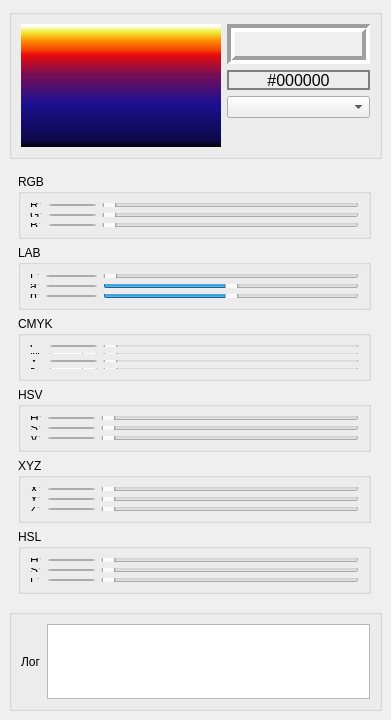
<?xml version="1.0" encoding="UTF-8"?>
<ui version="4.0">
 <class>MainWindow</class>
 <widget class="QMainWindow" name="MainWindow">
  <property name="geometry">
   <rect>
    <x>0</x>
    <y>0</y>
    <width>391</width>
    <height>720</height>
   </rect>
  </property>
  <property name="minimumSize">
   <size>
    <width>391</width>
    <height>720</height>
   </size>
  </property>
  <property name="maximumSize">
   <size>
    <width>391</width>
    <height>720</height>
   </size>
  </property>
  <property name="windowTitle">
   <string>MainWindow</string>
  </property>
  <widget class="QWidget" name="centralwidget">
   <layout class="QHBoxLayout" name="horizontalLayout">
    <item>
     <layout class="QVBoxLayout" name="colors_layout">
      <item>
       <widget class="QGroupBox" name="groupBox">
        <property name="minimumSize">
         <size>
          <width>0</width>
          <height>150</height>
         </size>
        </property>
        <property name="maximumSize">
         <size>
          <width>16777215</width>
          <height>150</height>
         </size>
        </property>
        <property name="title">
         <string/>
        </property>
        <layout class="QHBoxLayout" name="horizontalLayout_9">
         <item>
          <layout class="QHBoxLayout" name="horizontalLayout_2">
           <item>
            <widget class="Palette" name="colorPicker">
             <property name="minimumSize">
              <size>
               <width>200</width>
               <height>60</height>
              </size>
             </property>
             <property name="maximumSize">
              <size>
               <width>200</width>
               <height>16777215</height>
              </size>
             </property>
             <property name="styleSheet">
              <string notr="true">background-color: qlineargradient(spread:pad, x1:0, y1:1, x2:0, y2:0, stop:0 rgba(0, 0, 0, 255), stop:0.05 rgba(14, 8, 73, 255), stop:0.36 rgba(28, 17, 145, 255), stop:0.6 rgba(126, 14, 81, 255), stop:0.75 rgba(234, 11, 11, 255), stop:0.79 rgba(244, 70, 5, 255), stop:0.86 rgba(255, 136, 0, 255), stop:0.935 rgba(239, 236, 55, 255), stop:0.985 rgba(255, 255, 255, 255));</string>
             </property>
             <property name="text">
              <string/>
             </property>
            </widget>
           </item>
           <item>
            <layout class="QVBoxLayout" name="verticalLayout_2">
             <item>
              <widget class="QLabel" name="selectedColor">
               <property name="minimumSize">
                <size>
                 <width>0</width>
                 <height>40</height>
                </size>
               </property>
               <property name="maximumSize">
                <size>
                 <width>16777215</width>
                 <height>60</height>
                </size>
               </property>
               <property name="autoFillBackground">
                <bool>true</bool>
               </property>
               <property name="frameShape">
                <enum>QFrame::Box</enum>
               </property>
               <property name="frameShadow">
                <enum>QFrame::Sunken</enum>
               </property>
               <property name="lineWidth">
                <number>4</number>
               </property>
               <property name="midLineWidth">
                <number>0</number>
               </property>
               <property name="text">
                <string/>
               </property>
              </widget>
             </item>
             <item>
              <widget class="QLabel" name="selectedColorHex">
               <property name="maximumSize">
                <size>
                 <width>16777215</width>
                 <height>20</height>
                </size>
               </property>
               <property name="font">
                <font>
                 <pointsize>12</pointsize>
                </font>
               </property>
               <property name="styleSheet">
                <string notr="true">border : 2px solid gray;</string>
               </property>
               <property name="text">
                <string>#000000</string>
               </property>
               <property name="alignment">
                <set>Qt::AlignCenter</set>
               </property>
              </widget>
             </item>
             <item>
              <widget class="QComboBox" name="comboBox">
               <property name="acceptDrops">
                <bool>false</bool>
               </property>
              </widget>
             </item>
             <item>
              <spacer name="verticalSpacer">
               <property name="orientation">
                <enum>Qt::Vertical</enum>
               </property>
               <property name="sizeHint" stdset="0">
                <size>
                 <width>20</width>
                 <height>40</height>
                </size>
               </property>
              </spacer>
             </item>
            </layout>
           </item>
          </layout>
         </item>
        </layout>
       </widget>
      </item>
      <item>
       <widget class="QWidget" name="widget" native="true">
        <property name="minimumSize">
         <size>
          <width>371</width>
          <height>438</height>
         </size>
        </property>
        <property name="maximumSize">
         <size>
          <width>371</width>
          <height>438</height>
         </size>
        </property>
        <layout class="QVBoxLayout" name="verticalLayout_3">
         <item>
          <layout class="QVBoxLayout" name="verticalLayout">
           <item>
            <widget class="QGroupBox" name="rgb_block">
             <property name="title">
              <string>RGB</string>
             </property>
             <layout class="QHBoxLayout" name="horizontalLayout_3">
              <item>
               <layout class="QGridLayout" name="gridLayout">
                <item row="0" column="1">
                 <widget class="QSpinBox" name="r_rgb_spin">
                  <property name="maximum">
                   <number>255</number>
                  </property>
                 </widget>
                </item>
                <item row="2" column="0">
                 <widget class="QLabel" name="label_5">
                  <property name="text">
                   <string>B:</string>
                  </property>
                 </widget>
                </item>
                <item row="0" column="2">
                 <widget class="QSlider" name="r_rgb_slider">
                  <property name="maximum">
                   <number>255</number>
                  </property>
                  <property name="orientation">
                   <enum>Qt::Horizontal</enum>
                  </property>
                 </widget>
                </item>
                <item row="1" column="0">
                 <widget class="QLabel" name="label_4">
                  <property name="text">
                   <string>G:</string>
                  </property>
                 </widget>
                </item>
                <item row="1" column="1">
                 <widget class="QSpinBox" name="g_rgb_spin">
                  <property name="maximum">
                   <number>255</number>
                  </property>
                 </widget>
                </item>
                <item row="1" column="2">
                 <widget class="QSlider" name="g_rgb_slider">
                  <property name="maximum">
                   <number>255</number>
                  </property>
                  <property name="orientation">
                   <enum>Qt::Horizontal</enum>
                  </property>
                 </widget>
                </item>
                <item row="2" column="1">
                 <widget class="QSpinBox" name="b_rgb_spin">
                  <property name="maximum">
                   <number>255</number>
                  </property>
                 </widget>
                </item>
                <item row="2" column="2">
                 <widget class="QSlider" name="b_rgb_slider">
                  <property name="maximum">
                   <number>255</number>
                  </property>
                  <property name="orientation">
                   <enum>Qt::Horizontal</enum>
                  </property>
                 </widget>
                </item>
                <item row="0" column="0">
                 <widget class="QLabel" name="label_3">
                  <property name="text">
                   <string>R:</string>
                  </property>
                 </widget>
                </item>
               </layout>
              </item>
             </layout>
            </widget>
           </item>
           <item>
            <widget class="QGroupBox" name="lab_block">
             <property name="title">
              <string>LAB</string>
             </property>
             <layout class="QHBoxLayout" name="horizontalLayout_4">
              <item>
               <layout class="QGridLayout" name="gridLayout_2">
                <item row="0" column="0">
                 <widget class="QLabel" name="label_6">
                  <property name="text">
                   <string>L:</string>
                  </property>
                 </widget>
                </item>
                <item row="0" column="1">
                 <widget class="QSpinBox" name="l_lab_spin">
                  <property name="maximum">
                   <number>100</number>
                  </property>
                 </widget>
                </item>
                <item row="0" column="2">
                 <widget class="QSlider" name="l_lab_slider">
                  <property name="maximum">
                   <number>100</number>
                  </property>
                  <property name="orientation">
                   <enum>Qt::Horizontal</enum>
                  </property>
                 </widget>
                </item>
                <item row="1" column="0">
                 <widget class="QLabel" name="label_7">
                  <property name="text">
                   <string>a:</string>
                  </property>
                 </widget>
                </item>
                <item row="1" column="1">
                 <widget class="QSpinBox" name="a_lab_spin">
                  <property name="minimum">
                   <number>-128</number>
                  </property>
                  <property name="maximum">
                   <number>128</number>
                  </property>
                 </widget>
                </item>
                <item row="1" column="2">
                 <widget class="QSlider" name="a_lab_slider">
                  <property name="minimum">
                   <number>-128</number>
                  </property>
                  <property name="maximum">
                   <number>128</number>
                  </property>
                  <property name="orientation">
                   <enum>Qt::Horizontal</enum>
                  </property>
                 </widget>
                </item>
                <item row="2" column="0">
                 <widget class="QLabel" name="label_8">
                  <property name="text">
                   <string>b:</string>
                  </property>
                 </widget>
                </item>
                <item row="2" column="1">
                 <widget class="QSpinBox" name="b_lab_spin">
                  <property name="minimum">
                   <number>-128</number>
                  </property>
                  <property name="maximum">
                   <number>128</number>
                  </property>
                 </widget>
                </item>
                <item row="2" column="2">
                 <widget class="QSlider" name="b_lab_slider">
                  <property name="minimum">
                   <number>-128</number>
                  </property>
                  <property name="maximum">
                   <number>128</number>
                  </property>
                  <property name="orientation">
                   <enum>Qt::Horizontal</enum>
                  </property>
                 </widget>
                </item>
               </layout>
              </item>
             </layout>
            </widget>
           </item>
           <item>
            <widget class="QGroupBox" name="cmyk_block">
             <property name="title">
              <string>CMYK</string>
             </property>
             <layout class="QVBoxLayout" name="verticalLayout_3">
              <item>
               <layout class="QGridLayout" name="gridLayout_3">
                <item row="3" column="1">
                 <widget class="QSpinBox" name="k_cmyk_spin">
                  <property name="maximum">
                   <number>100</number>
                  </property>
                 </widget>
                </item>
                <item row="2" column="2">
                 <widget class="QSlider" name="y_cmyk_slider">
                  <property name="maximum">
                   <number>100</number>
                  </property>
                  <property name="orientation">
                   <enum>Qt::Horizontal</enum>
                  </property>
                 </widget>
                </item>
                <item row="1" column="2">
                 <widget class="QSlider" name="m_cmyk_slider">
                  <property name="maximum">
                   <number>100</number>
                  </property>
                  <property name="orientation">
                   <enum>Qt::Horizontal</enum>
                  </property>
                 </widget>
                </item>
                <item row="0" column="1">
                 <widget class="QSpinBox" name="c_cmyk_spin">
                  <property name="maximum">
                   <number>100</number>
                  </property>
                 </widget>
                </item>
                <item row="2" column="1">
                 <widget class="QSpinBox" name="y_cmyk_spin">
                  <property name="maximum">
                   <number>100</number>
                  </property>
                 </widget>
                </item>
                <item row="1" column="1">
                 <widget class="QSpinBox" name="m_cmyk_spin">
                  <property name="maximum">
                   <number>100</number>
                  </property>
                 </widget>
                </item>
                <item row="2" column="0">
                 <widget class="QLabel" name="label_11">
                  <property name="text">
                   <string>Y:</string>
                  </property>
                 </widget>
                </item>
                <item row="3" column="0">
                 <widget class="QLabel" name="label_12">
                  <property name="text">
                   <string>K:</string>
                  </property>
                 </widget>
                </item>
                <item row="1" column="0">
                 <widget class="QLabel" name="label_10">
                  <property name="text">
                   <string>M:</string>
                  </property>
                 </widget>
                </item>
                <item row="3" column="2">
                 <widget class="QSlider" name="k_cmyk_slider">
                  <property name="maximum">
                   <number>100</number>
                  </property>
                  <property name="orientation">
                   <enum>Qt::Horizontal</enum>
                  </property>
                 </widget>
                </item>
                <item row="0" column="2">
                 <widget class="QSlider" name="c_cmyk_slider">
                  <property name="maximum">
                   <number>100</number>
                  </property>
                  <property name="orientation">
                   <enum>Qt::Horizontal</enum>
                  </property>
                 </widget>
                </item>
                <item row="0" column="0">
                 <widget class="QLabel" name="label_9">
                  <property name="text">
                   <string>C:</string>
                  </property>
                 </widget>
                </item>
               </layout>
              </item>
             </layout>
            </widget>
           </item>
           <item>
            <widget class="QGroupBox" name="hsv_block">
             <property name="title">
              <string>HSV</string>
             </property>
             <layout class="QHBoxLayout" name="horizontalLayout_6">
              <item>
               <layout class="QGridLayout" name="gridLayout_5">
                <item row="0" column="0">
                 <widget class="QLabel" name="label_16">
                  <property name="text">
                   <string>H:</string>
                  </property>
                 </widget>
                </item>
                <item row="0" column="1">
                 <widget class="QSpinBox" name="h_hsv_spin">
                  <property name="maximum">
                   <number>360</number>
                  </property>
                 </widget>
                </item>
                <item row="0" column="2">
                 <widget class="QSlider" name="h_hsv_slider">
                  <property name="maximum">
                   <number>360</number>
                  </property>
                  <property name="orientation">
                   <enum>Qt::Horizontal</enum>
                  </property>
                 </widget>
                </item>
                <item row="1" column="0">
                 <widget class="QLabel" name="label_17">
                  <property name="text">
                   <string>S:</string>
                  </property>
                 </widget>
                </item>
                <item row="1" column="1">
                 <widget class="QSpinBox" name="s_hsv_spin">
                  <property name="maximum">
                   <number>100</number>
                  </property>
                 </widget>
                </item>
                <item row="1" column="2">
                 <widget class="QSlider" name="s_hsv_slider">
                  <property name="maximum">
                   <number>100</number>
                  </property>
                  <property name="orientation">
                   <enum>Qt::Horizontal</enum>
                  </property>
                 </widget>
                </item>
                <item row="2" column="0">
                 <widget class="QLabel" name="label_18">
                  <property name="text">
                   <string>V:</string>
                  </property>
                 </widget>
                </item>
                <item row="2" column="1">
                 <widget class="QSpinBox" name="v_hsv_spin">
                  <property name="maximum">
                   <number>100</number>
                  </property>
                 </widget>
                </item>
                <item row="2" column="2">
                 <widget class="QSlider" name="v_hsv_slider">
                  <property name="maximum">
                   <number>100</number>
                  </property>
                  <property name="orientation">
                   <enum>Qt::Horizontal</enum>
                  </property>
                 </widget>
                </item>
               </layout>
              </item>
             </layout>
            </widget>
           </item>
           <item>
            <widget class="QGroupBox" name="xyz_block">
             <property name="title">
              <string>XYZ</string>
             </property>
             <layout class="QVBoxLayout" name="verticalLayout_7">
              <item>
               <layout class="QGridLayout" name="gridLayout_6">
                <item row="2" column="1">
                 <widget class="QSpinBox" name="z_xyz_spin">
                  <property name="maximum">
                   <number>100</number>
                  </property>
                 </widget>
                </item>
                <item row="1" column="0">
                 <widget class="QLabel" name="label_21">
                  <property name="text">
                   <string>Y:</string>
                  </property>
                 </widget>
                </item>
                <item row="0" column="1">
                 <widget class="QSpinBox" name="x_xyz_spin">
                  <property name="maximum">
                   <number>100</number>
                  </property>
                 </widget>
                </item>
                <item row="1" column="1">
                 <widget class="QSpinBox" name="y_xyz_spin">
                  <property name="maximum">
                   <number>100</number>
                  </property>
                 </widget>
                </item>
                <item row="0" column="2">
                 <widget class="QSlider" name="x_xyz_slider">
                  <property name="maximum">
                   <number>100</number>
                  </property>
                  <property name="orientation">
                   <enum>Qt::Horizontal</enum>
                  </property>
                 </widget>
                </item>
                <item row="2" column="2">
                 <widget class="QSlider" name="z_xyz_slider">
                  <property name="maximum">
                   <number>100</number>
                  </property>
                  <property name="orientation">
                   <enum>Qt::Horizontal</enum>
                  </property>
                 </widget>
                </item>
                <item row="2" column="0">
                 <widget class="QLabel" name="label_19">
                  <property name="text">
                   <string>Z:</string>
                  </property>
                 </widget>
                </item>
                <item row="1" column="2">
                 <widget class="QSlider" name="y_xyz_slider">
                  <property name="maximum">
                   <number>100</number>
                  </property>
                  <property name="orientation">
                   <enum>Qt::Horizontal</enum>
                  </property>
                 </widget>
                </item>
                <item row="0" column="0">
                 <widget class="QLabel" name="label_22">
                  <property name="text">
                   <string>X:</string>
                  </property>
                 </widget>
                </item>
               </layout>
              </item>
             </layout>
            </widget>
           </item>
           <item>
            <widget class="QGroupBox" name="hsl_block">
             <property name="title">
              <string>HSL</string>
             </property>
             <layout class="QHBoxLayout" name="horizontalLayout_5">
              <item>
               <layout class="QGridLayout" name="gridLayout_4">
                <item row="0" column="0">
                 <widget class="QLabel" name="label_13">
                  <property name="text">
                   <string>H:</string>
                  </property>
                 </widget>
                </item>
                <item row="0" column="1">
                 <widget class="QSpinBox" name="h_hsl_spin">
                  <property name="maximum">
                   <number>360</number>
                  </property>
                 </widget>
                </item>
                <item row="0" column="2">
                 <widget class="QSlider" name="h_hsl_slider">
                  <property name="maximum">
                   <number>360</number>
                  </property>
                  <property name="orientation">
                   <enum>Qt::Horizontal</enum>
                  </property>
                 </widget>
                </item>
                <item row="1" column="0">
                 <widget class="QLabel" name="label_14">
                  <property name="text">
                   <string>S:</string>
                  </property>
                 </widget>
                </item>
                <item row="1" column="1">
                 <widget class="QSpinBox" name="s_hsl_spin">
                  <property name="maximum">
                   <number>100</number>
                  </property>
                 </widget>
                </item>
                <item row="1" column="2">
                 <widget class="QSlider" name="s_hsl_slider">
                  <property name="maximum">
                   <number>100</number>
                  </property>
                  <property name="orientation">
                   <enum>Qt::Horizontal</enum>
                  </property>
                 </widget>
                </item>
                <item row="2" column="0">
                 <widget class="QLabel" name="label_15">
                  <property name="text">
                   <string>L:</string>
                  </property>
                 </widget>
                </item>
                <item row="2" column="1">
                 <widget class="QSpinBox" name="l_hsl_spin">
                  <property name="maximum">
                   <number>100</number>
                  </property>
                 </widget>
                </item>
                <item row="2" column="2">
                 <widget class="QSlider" name="l_hsl_slider">
                  <property name="maximum">
                   <number>100</number>
                  </property>
                  <property name="orientation">
                   <enum>Qt::Horizontal</enum>
                  </property>
                 </widget>
                </item>
               </layout>
              </item>
             </layout>
            </widget>
           </item>
          </layout>
         </item>
        </layout>
       </widget>
      </item>
      <item>
       <widget class="QGroupBox" name="groupBox_2">
        <property name="minimumSize">
         <size>
          <width>0</width>
          <height>100</height>
         </size>
        </property>
        <property name="title">
         <string/>
        </property>
        <layout class="QVBoxLayout" name="verticalLayout_8">
         <item>
          <layout class="QHBoxLayout" name="horizontalLayout_8">
           <item>
            <widget class="QLabel" name="label">
             <property name="text">
              <string>Лог</string>
             </property>
            </widget>
           </item>
           <item>
            <widget class="QPlainTextEdit" name="logTextEdit">
             <property name="readOnly">
              <bool>true</bool>
             </property>
            </widget>
           </item>
          </layout>
         </item>
        </layout>
       </widget>
      </item>
     </layout>
    </item>
   </layout>
  </widget>
 </widget>
 <customwidgets>
  <customwidget>
   <class>Palette</class>
   <extends>QLabel</extends>
   <header>palette.h</header>
  </customwidget>
 </customwidgets>
 <resources/>
 <connections/>
</ui>
